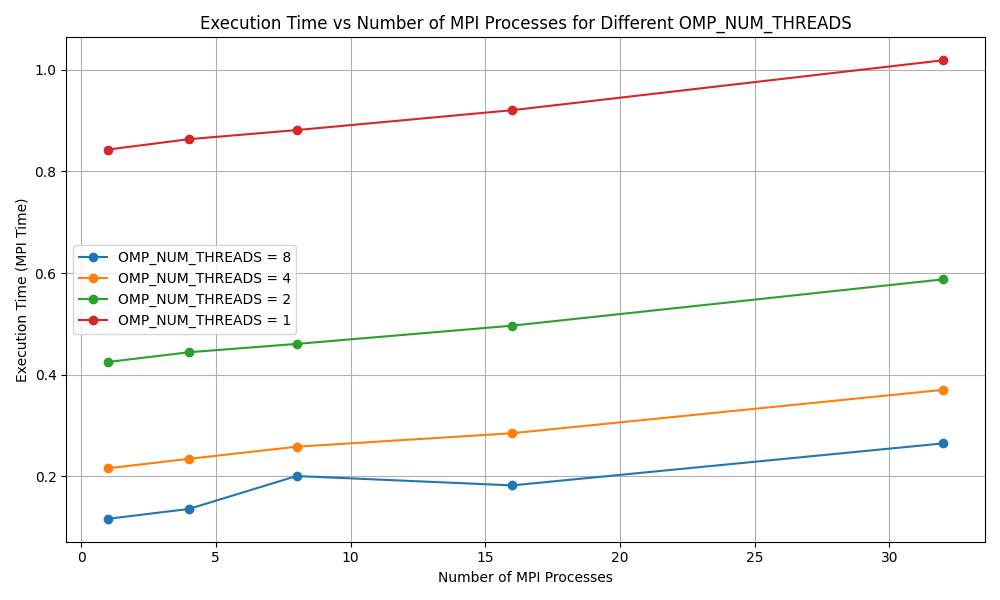

Recreate this plot in Python.
import matplotlib.pyplot as plt

# Number of MPI Procs
x = [1, 4, 8, 16, 32]

# OMP_NUM_THREADS = 8
y8 = [0.116129, 0.135512, 0.200354, 0.181900, 0.264603]

y82 = []
for elem in y8:
    y82.append(y8[0] / elem)

print(y82)

# OMP_NUM_THREADS = 4
y4 = [0.215618, 0.234197, 0.258074, 0.284630, 0.370073]

y42 = []
for elem in y4:
    y42.append(y4[0] / elem)

print(y42)

# OMP_NUM_THREADS = 2
y2 = [0.424908, 0.444028, 0.460460, 0.496379, 0.587605]

y22 = []
for elem in y2:
    y22.append(y2[0] / elem)

print(y22)

# OMP_NUM_THREADS = 1
y1 = [0.843153, 0.863554, 0.881471, 0.920642, 1.018942]

y12 = []
for elem in y1:
    y12.append(y1[0] / elem)

print(y12)


# Create the plot
plt.figure(figsize=(10, 6))
plt.plot(x, y8, marker='o', label='OMP_NUM_THREADS = 8')
plt.plot(x, y4, marker='o', label='OMP_NUM_THREADS = 4')
plt.plot(x, y2, marker='o', label='OMP_NUM_THREADS = 2')
plt.plot(x, y1, marker='o', label='OMP_NUM_THREADS = 1')

# plt.yscale('log')

# Add labels and title
plt.xlabel('Number of MPI Processes')
plt.ylabel('Execution Time (MPI Time)')
plt.title('Execution Time vs Number of MPI Processes for Different OMP_NUM_THREADS')
plt.legend()
plt.grid(True)
plt.tight_layout()

# Show the plot
# plt.show()
plt.savefig('weak_scaling.png')
